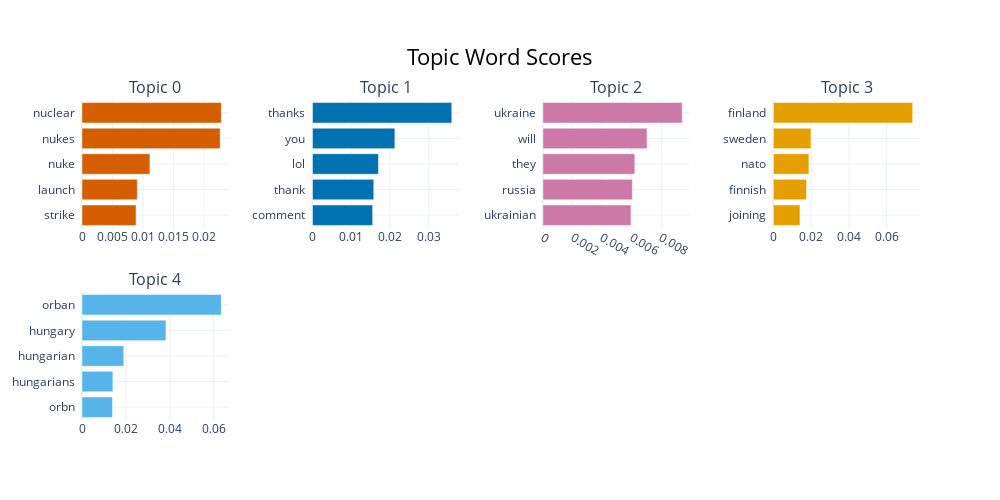

Notebook source saved alongside this figure:
### Code cell
BERTopic_mpnet_base_1.visualize_barchart(top_n_topics=5)

### Figure 1 — Plotly figure (JSON) as saved in the notebook; plotly's stock layout.template omitted (floating-point values rounded to 4 significant figures)
{"data": [{"marker": {"color": "#D55E00"}, "orientation": "h", "type": "bar", "x": [0.008856, 0.009061, 0.01112, 0.02263, 0.02282], "xaxis": "x", "y": ["strike  ", "launch  ", "nuke  ", "nukes  ", "nuclear  "], "yaxis": "y"}, {"marker": {"color": "#0072B2"}, "orientation": "h", "type": "bar", "x": [0.01554, 0.01582, 0.01702, 0.02126, 0.03593], "xaxis": "x2", "y": ["comment  ", "thank  ", "lol  ", "you  ", "thanks  "], "yaxis": "y2"}, {"marker": {"color": "#CC79A7"}, "orientation": "h", "type": "bar", "x": [0.005947, 0.006044, 0.006209, 0.007038, 0.009411], "xaxis": "x3", "y": ["ukrainian  ", "russia  ", "they  ", "will  ", "ukraine  "], "yaxis": "y3"}, {"marker": {"color": "#E69F00"}, "orientation": "h", "type": "bar", "x": [0.0141, 0.01756, 0.01882, 0.0199, 0.07371], "xaxis": "x4", "y": ["joining  ", "finnish  ", "nato  ", "sweden  ", "finland  "], "yaxis": "y4"}, {"marker": {"color": "#56B4E9"}, "orientation": "h", "type": "bar", "x": [0.01389, 0.01406, 0.019, 0.03824, 0.06344], "xaxis": "x5", "y": ["orbn  ", "hungarians  ", "hungarian  ", "hungary  ", "orban  "], "yaxis": "y5"}], "layout": {"annotations": [{"font": {"size": 16}, "showarrow": false, "text": "Topic 0", "x": 0.0875, "xanchor": "center", "xref": "paper", "y": 1, "yanchor": "bottom", "yref": "paper"}, {"font": {"size": 16}, "showarrow": false, "text": "Topic 1", "x": 0.3625, "xanchor": "center", "xref": "paper", "y": 1, "yanchor": "bottom", "yref": "paper"}, {"font": {"size": 16}, "showarrow": false, "text": "Topic 2", "x": 0.6375, "xanchor": "center", "xref": "paper", "y": 1, "yanchor": "bottom", "yref": "paper"}, {"font": {"size": 16}, "showarrow": false, "text": "Topic 3", "x": 0.9125, "xanchor": "center", "xref": "paper", "y": 1, "yanchor": "bottom", "yref": "paper"}, {"font": {"size": 16}, "showarrow": false, "text": "Topic 4", "x": 0.0875, "xanchor": "center", "xref": "paper", "y": 0.4, "yanchor": "bottom", "yref": "paper"}], "height": 500, "hoverlabel": {"bgcolor": "white", "font": {"family": "Rockwell", "size": 16}}, "showlegend": false, "title": {"font": {"color": "Black", "size": 22}, "text": "Topic Word Scores", "x": 0.5, "xanchor": "center", "yanchor": "top"}, "width": 1000, "xaxis": {"anchor": "y", "domain": [0, 0.175], "showgrid": true}, "xaxis2": {"anchor": "y2", "domain": [0.275, 0.45], "showgrid": true}, "xaxis3": {"anchor": "y3", "domain": [0.55, 0.725], "showgrid": true}, "xaxis4": {"anchor": "y4", "domain": [0.825, 1], "showgrid": true}, "xaxis5": {"anchor": "y5", "domain": [0, 0.175], "showgrid": true}, "xaxis6": {"anchor": "y6", "domain": [0.275, 0.45], "showgrid": true}, "xaxis7": {"anchor": "y7", "domain": [0.55, 0.725], "showgrid": true}, "xaxis8": {"anchor": "y8", "domain": [0.825, 1], "showgrid": true}, "yaxis": {"anchor": "x", "domain": [0.6, 1], "showgrid": true}, "yaxis2": {"anchor": "x2", "domain": [0.6, 1], "showgrid": true}, "yaxis3": {"anchor": "x3", "domain": [0.6, 1], "showgrid": true}, "yaxis4": {"anchor": "x4", "domain": [0.6, 1], "showgrid": true}, "yaxis5": {"anchor": "x5", "domain": [0, 0.4], "showgrid": true}, "yaxis6": {"anchor": "x6", "domain": [0, 0.4], "showgrid": true}, "yaxis7": {"anchor": "x7", "domain": [0, 0.4], "showgrid": true}, "yaxis8": {"anchor": "x8", "domain": [0, 0.4], "showgrid": true}}}
